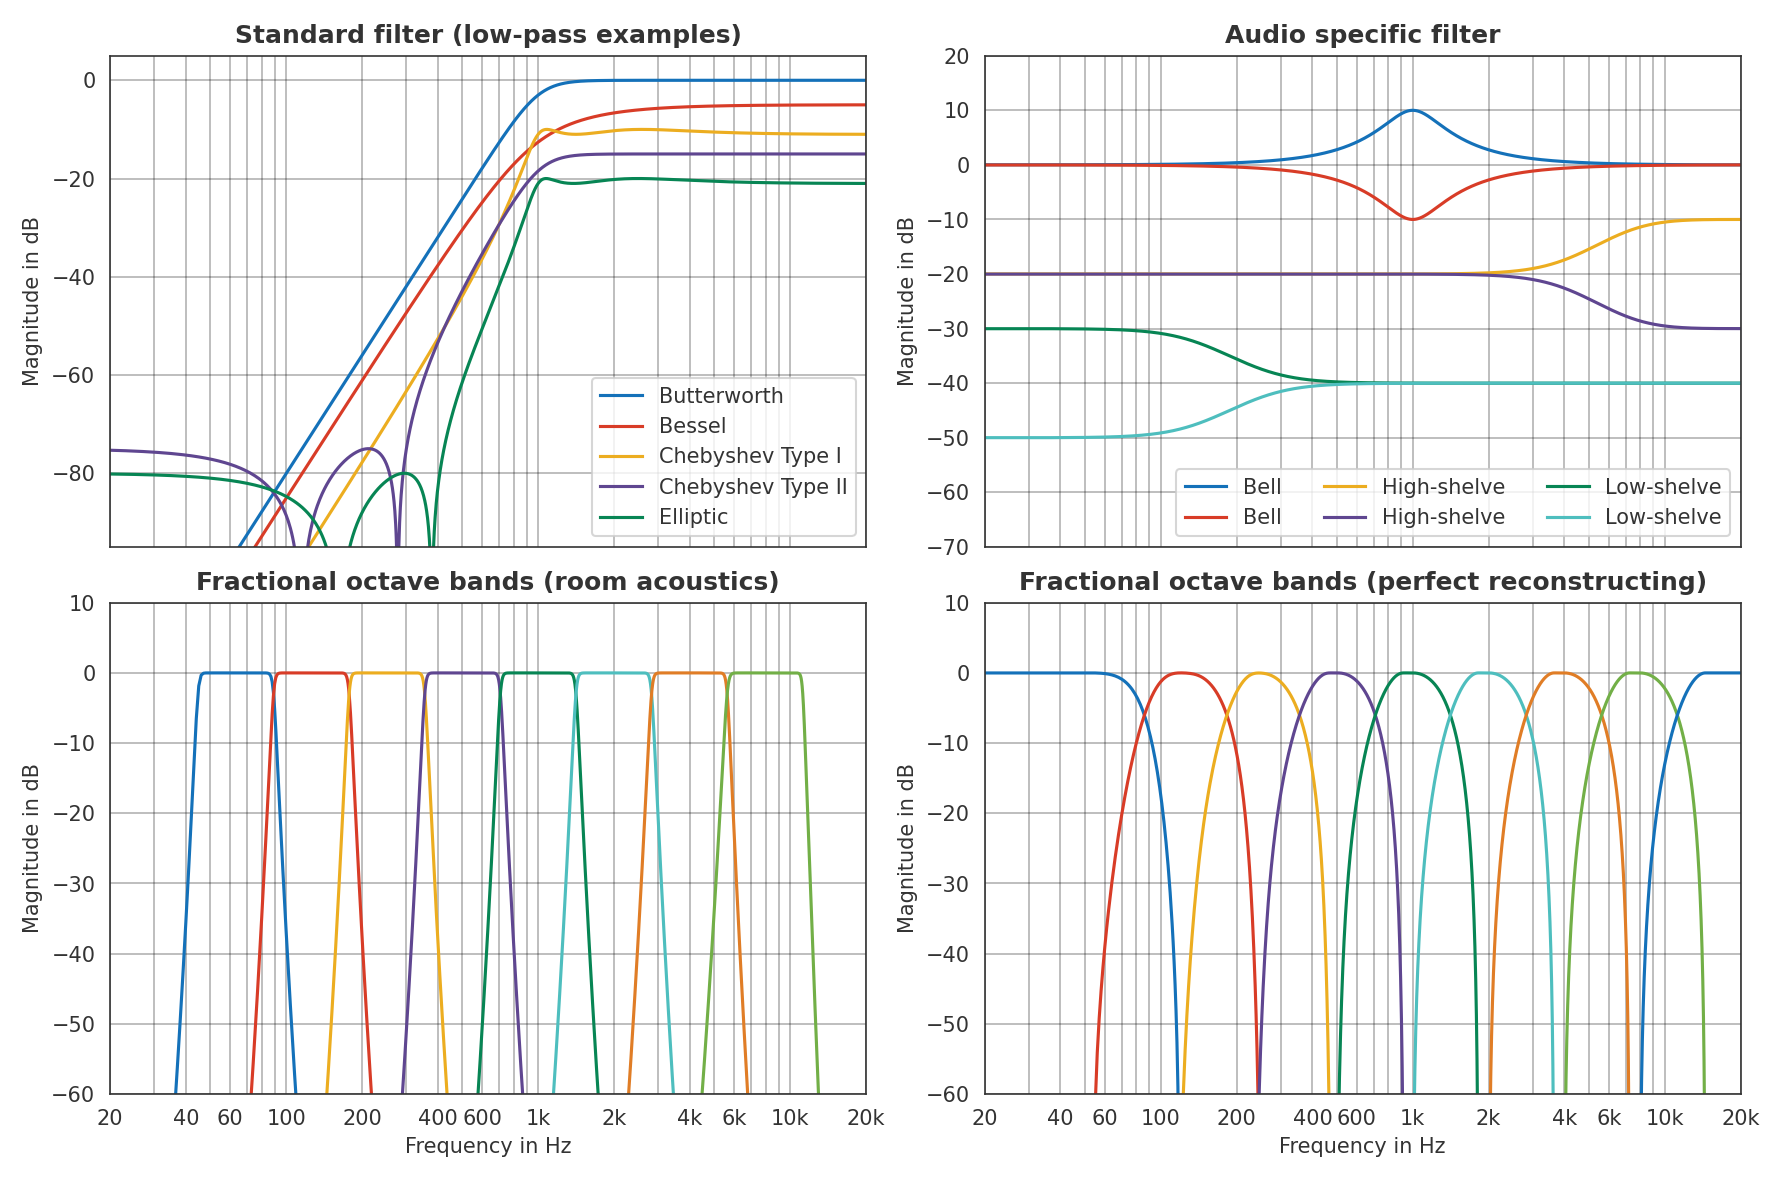

Write Python code to recreate this figure.
# %%
import pyfar as pf
import matplotlib.pyplot as plt

impulse = pf.signals.impulse(44100)

N = 4
frequency = 1e3
btype = 'highpass'

pf.plot.use()

_, ax = plt.subplots(2, 2, figsize=(30/2.54, 20/2.54), sharex=True)

# standard filter
y = pf.dsp.filter.butterworth(impulse, N, frequency, btype=btype)
pf.plot.freq(y, ax=ax[0, 0], label='Butterworth')

y = pf.dsp.filter.bessel(impulse, N, frequency, btype=btype)
pf.plot.freq(y * 10**(-5/20), ax=ax[0, 0], label='Bessel')

y = pf.dsp.filter.chebyshev1(impulse, N, 1, frequency, btype=btype)
pf.plot.freq(y * 10**(-10/20), ax=ax[0, 0], label='Chebyshev Type I')

y = pf.dsp.filter.chebyshev2(impulse, N, 60, 300, btype=btype)
pf.plot.freq(y * 10**(-15/20), ax=ax[0, 0], label='Chebyshev Type II')

y = pf.dsp.filter.elliptic(impulse, N, 1, 60, frequency, btype=btype)
pf.plot.freq(y * 10**(-20/20), ax=ax[0, 0], label='Elliptic')

ax[0, 0].set_title('Standard filter (low-pass examples)')
ax[0, 0].set_xlabel('')
ax[0, 0].set_xlim(20, 20e3)
ax[0, 0].set_ylim(-95, 5)
ax[0, 0].legend(loc=4)

# audio filter
y = pf.dsp.filter.bell(impulse, frequency, 10, 2)
pf.plot.freq(y, ax=ax[0, 1], label='Bell')

y = pf.dsp.filter.bell(impulse, frequency, -10, 2)
pf.plot.freq(y, ax=ax[0, 1], label='Bell')

y = pf.dsp.filter.high_shelve(impulse, 4*frequency, 10, 2, 'II')
pf.plot.freq(y * 10**(-20/20), ax=ax[0, 1], label='High-shelve')

y = pf.dsp.filter.high_shelve(impulse, 4*frequency, -10, 2, 'II')
pf.plot.freq(y * 10**(-20/20), ax=ax[0, 1], label='High-shelve')

y = pf.dsp.filter.low_shelve(impulse, 1/4*frequency, 10, 2, 'II')
pf.plot.freq(y * 10**(-40/20), ax=ax[0, 1], label='Low-shelve')

y = pf.dsp.filter.low_shelve(impulse, 1/4*frequency, -10, 2, 'II')
pf.plot.freq(y * 10**(-40/20), ax=ax[0, 1], label='Low-shelve')

ax[0, 1].set_title('Audio specific filter')
ax[0, 1].set_xlabel('')
ax[0, 1].set_xlim(20, 20e3)
ax[0, 1].set_ylim(-70, 20)
ax[0, 1].legend(loc=4, ncol=3)

# DIN Filterbank
y = pf.dsp.filter.fractional_octave_bands(impulse, 1, freq_range=(20, 16e3))
pf.plot.freq(y, ax=ax[1, 0])
ax[1, 0].set_title('Fractional octave bands (room acoustics)')
ax[1, 0].set_xlim(20, 20e3)
ax[1, 0].set_ylim(-60, 10)

# Reconstructing Filterbank
y, *_ = pf.dsp.filter.reconstructing_fractional_octave_bands(impulse, 1)
pf.plot.freq(y, ax=ax[1, 1])
ax[1, 1].set_title('Fractional octave bands (perfect reconstructing)')
ax[1, 1].set_xlim(20, 20e3)
ax[1, 1].set_ylim(-60, 10)

plt.savefig('pyfar.dsp.filter.types.png', dpi=150)
